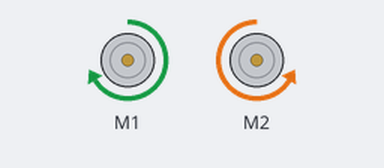
The sketch below on a simulated Arduino Uno, built with avr-gcc and run on an emulated ATmega328P. Parts: 2 × DC motor (green arrow = forward, orange = backward, longer = faster).

Above: at 0.1 s.
Timing chart, 0 to 1.6 s (numbered marks = the images above):
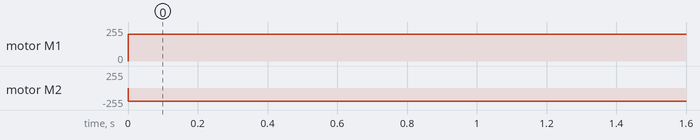

Measured:
- by itself, motor M1: stopped → forward 200/255 at 0.00 s
- by itself, motor M2: stopped → backward 200/255 at 0.00 s

The sketch:

MotorTest.ino
```cpp
#include <Wire.h>
#include <Adafruit_MotorShield.h>
#include "utility/Adafruit_MS_PWMServoDriver.h"

Adafruit_MotorShield AFMS = Adafruit_MotorShield();
Adafruit_DCMotor *leftMotor = AFMS.getMotor(1);
Adafruit_DCMotor *rightMotor = AFMS.getMotor(2);
// 1 is the left one (viewed from in front of the board), 2 is right

void setup() {
  AFMS.begin();
}

void loop() {
  leftMotor->setSpeed(200);
  leftMotor->run(FORWARD);
  rightMotor->setSpeed(200);
  rightMotor->run(BACKWARD);
}
```
